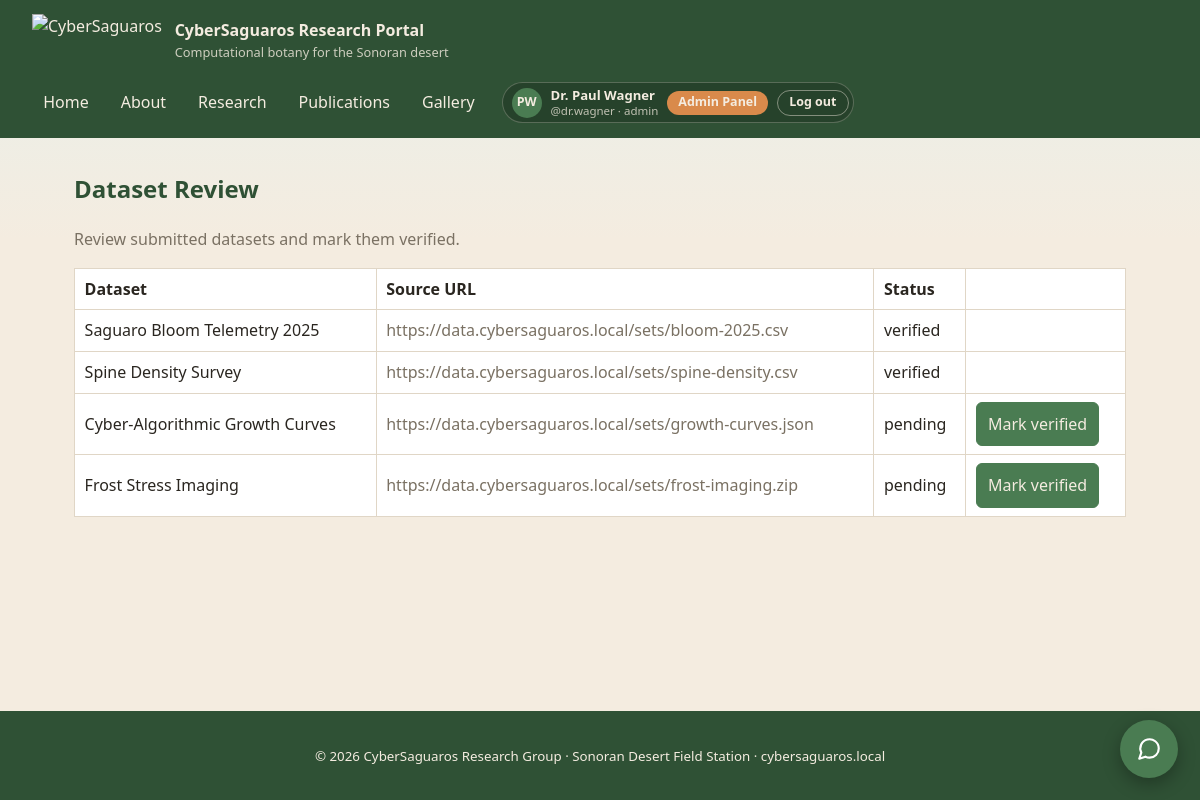
/admin/datasets.php (signed in), run on the app's committed database.
### tables this page shows
CREATE TABLE IF NOT EXISTS datasets (
  id          INT AUTO_INCREMENT PRIMARY KEY,
  name        VARCHAR(160) NOT NULL,
  description TEXT,
  owner_id    INT,
  dataset_url VARCHAR(512),
  verified    TINYINT(1) NOT NULL DEFAULT 0,
  created_at  TIMESTAMP NOT NULL DEFAULT CURRENT_TIMESTAMP
);

### public/admin/datasets.php (the view, shortened to what this page needs)
<?php
require_once __DIR__ . '/../../includes/layout.php';
$rows = $pdo->query('SELECT id, name, dataset_url, verified FROM datasets ORDER BY id')
            ->fetchAll();
?>
<section>
  <h1>Dataset Review</h1>
  <p class="muted">Review submitted datasets and mark them verified.</p>
  <table class="data">
    <thead><tr><th>Dataset</th><th>Source URL</th><th>Status</th><th></th></tr></thead>
    <tbody>
    <?php foreach ($rows as $r): ?>
      <tr>
        <td><?= htmlspecialchars($r['name']) ?></td>
        <td class="muted"><?= htmlspecialchars((string)$r['dataset_url']) ?></td>
        <td><?= $r['verified'] ? 'verified' : 'pending' ?></td>
        <td>
          <?php if (!$r['verified']): ?>
            <form method="post" style="margin:0">
              <button type="submit">Mark verified</button>
            </form>
          <?php endif; ?>
        </td>
      </tr>
    <?php endforeach; ?>
    </tbody>
  </table>
</section>

### public/assets/style.css (style rules this page uses)
:root { --sand: #f4ece0; --sand-deep: #e7dac2; --cactus: #4a7c52; --cactus-dark: #2f5135; --bloom: #d98a4b; --ink: #2a2620; --muted: #7a7163; }
* { box-sizing: border-box; }
html, body { overflow-x: hidden; }
body { margin: 0; min-height: 100vh; display: flex; flex-direction: column; font-family: "Segoe UI", system-ui, sans-serif; color: var(--ink); line-height: 1.55; background: linear-gradient(180deg, #e9f0ea 0%, var(--sand) 240px, var(--sand) 100%); }
section { margin: 0; }
main > section:not(.fullbleed) { max-width: 1100px; margin: 2rem auto; padding: 0 1.5rem; }
h1, h2, h3 { color: var(--cactus-dark); }
.muted { color: var(--muted); }
input, button { padding: .55rem .7rem; border: 1px solid #cbbfa8; border-radius: 6px; font: inherit; }
button { background: var(--cactus); color: var(--sand); border-color: var(--cactus); cursor: pointer; }
table.data { width: 100%; border-collapse: collapse; background: #fff; }
table.data th, table.data td { border: 1px solid #e0d6c6; padding: .5rem .6rem; text-align: left; }

### data on the page
datasets: name "Saguaro Bloom Telemetry 2025", dataset_url "https://data.cybersaguaros.local/sets/bloom-2025.csv", verified "verified"
datasets: name "Spine Density Survey", dataset_url "https://data.cybersaguaros.local/sets/spine-density.csv", verified "verified"
datasets: name "Cyber-Algorithmic Growth Curves", dataset_url "https://data.cybersaguaros.local/sets/growth-curves.json", verified "pending"
datasets: name "Frost Stress Imaging", dataset_url "https://data.cybersaguaros.local/sets/frost-imaging.zip", verified "pending"

### other printed values
APP_NAME "CyberSaguaros Research Portal"
APP_TAGLINE "Computational botany for the Sonoran desert"
$label "Home"
$label "About"
$label "Research"
$label "Publications"
$label "Gallery"
initials((string) $me['display_name']) "PW"
$me['display_name'] "Dr. Paul Wagner"
$sub "@dr.wagner · admin"
